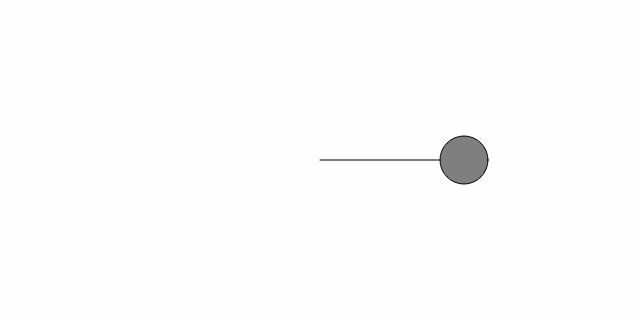
Frame 1 (no input)
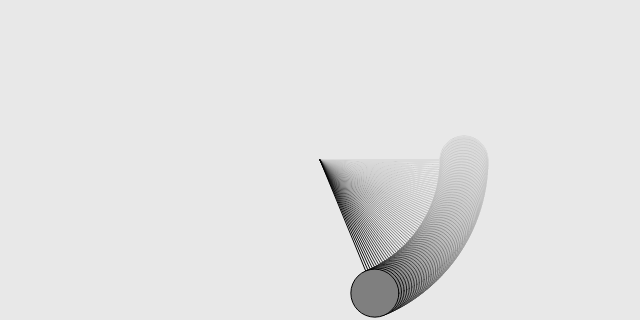
Frame 60 (no input)
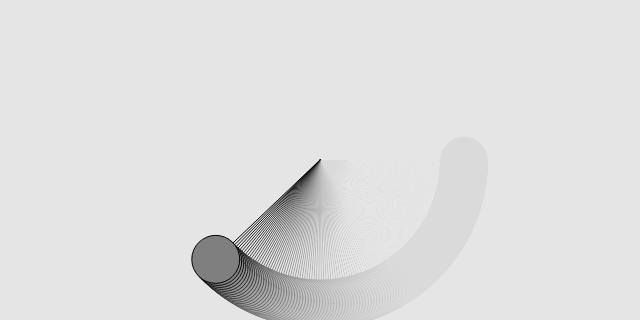
Frame 120 (the mouse pressed at the canvas centre since frame 60)

The p5.js sketch that drew these frames (run headless with seeded random() and noise() and a simulated clock; from frame 60 on, the mouse is pressed at the canvas centre):

// p5.js sketch
// ── sketch.js
let r;
let theta;

function setup() {
    createCanvas(640, 320);

    r = height * 0.45;
    theta = 0;
}

function draw() {
    background(220, 10);

    translate(width / 2, height / 2);

    // let x = r * cos(theta);
    // let y = r * sin(theta);

    let position = p5.Vector.fromAngle(theta);
    position.mult(r);

    fill(127);
    stroke(0);

    line(0, 0, position.x, position.y);
    circle(position.x, position.y, 48);

    theta += 0.02;
}
